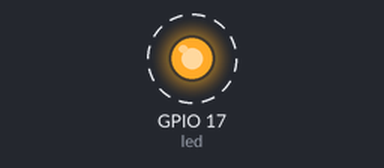
Simulated run of this program. Board: Raspberry Pi (BCM pin numbers). Shown: output pins drawn as LEDs (lit = HIGH). Dashed ring = blinking. What the program prints to the terminal is not drawn.

Above: at 0.5 s.
Timing chart, 0 to 4.6 s (numbered marks = the images above):
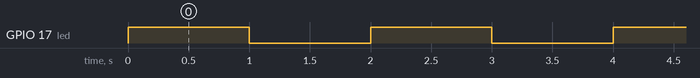

The program:

Blink2.py
```python
#!/usr/bin/env python3
########################################################################
# Filename    : Blink.py
# Description : Basic usage of GPIO. Let led blink.
# auther      : www.freenove.com
# modification: 2019/12/26
########################################################################
from gpiozero import LED
from time import sleep

print ('Program is starting ... ')

led = LED(17)           # define LED pin according to BCM Numbering
# led = LED("J8:11")     # BOARD Numbering
'''
# pins numbering, the following lines are all equivalent
led = LED("GPIO17")     # BCM
led = LED("BCM17")      # BCM
led = LED("BOARD11")    # BOARD
led = LED("WPI0")       # WiringPi
led = LED("J8:11")      # BOARD
'''

while True:
    led.on()    # turn on LED
    print ('led turned on >>>')  # print message on terminal
    sleep(1)    # wait 1 second
    led.off()   # turn off LED
    print ('led turned off <<<')
    sleep(1)    # wait 1 second
```

Measured:
- by itself, GPIO 17 (led): alternates HIGH for 1.0 s and LOW for 1.0 s
